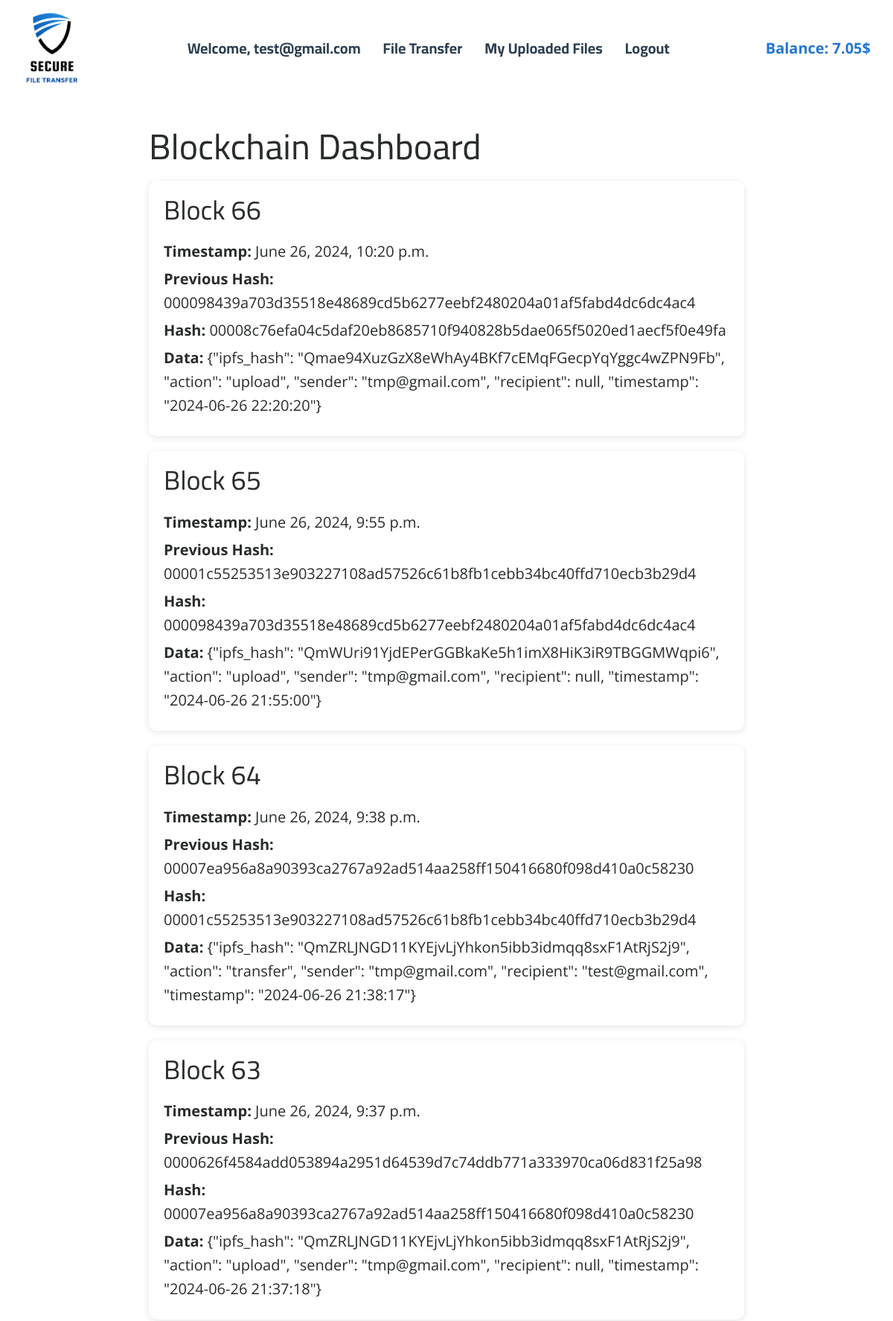
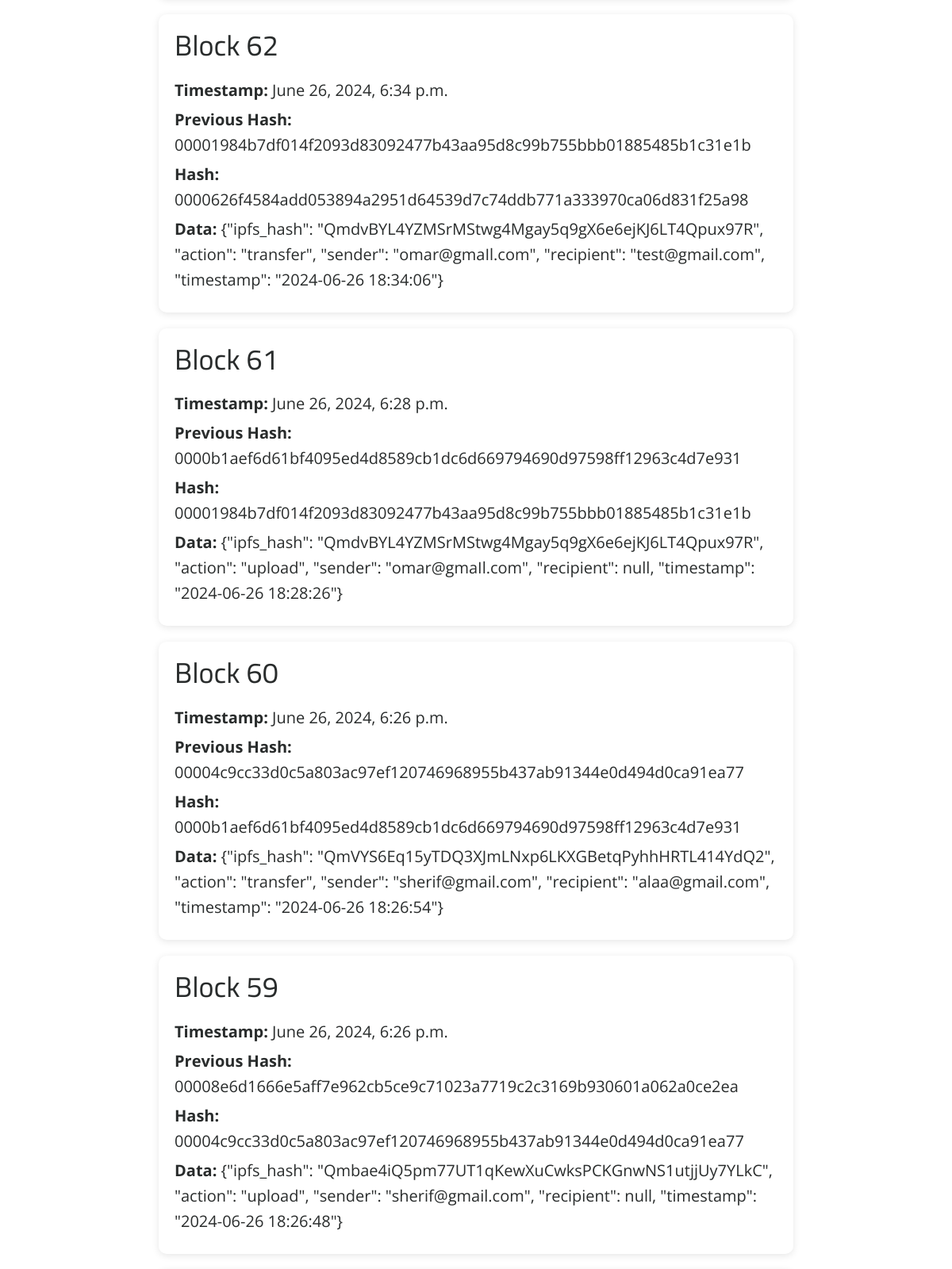
Page /dashboard/ (signed in, upper part) on the committed database (2 pictures, top to bottom).
### secure_file_transfer/models.py (models this page shows, shortened)
class User(models.Model):
    email = models.EmailField(unique=True)
    password = models.CharField(max_length=128)

class Wallet(models.Model):
    owner = models.OneToOneField(User, on_delete=models.CASCADE)
    balance = models.DecimalField(max_digits=10, decimal_places=2, default=0.00)

class Blockchain(models.Model):
    block_number = models.IntegerField()
    timestamp = models.DateTimeField(auto_now_add=True)
    previous_hash = models.CharField(max_length=64)
    hash = models.CharField(max_length=64)
    data = models.TextField()
    nonce = models.IntegerField(default=0)

### secure_file_transfer/decorators.py (the view)
    def wrapper(request, *args, **kwargs):
        if 'user_id' not in request.session:
            return redirect('/login')
        return view_func(request, *args, **kwargs)

### secure_file_transfer/views.py (called while the page is built)
@custom_login_required
def dashboard(request):
    user = User.objects.get(id=request.session['user_id'])
    wallet, created = Wallet.objects.get_or_create(owner=user)  # Ensure the user has a wallet
    blocks = Blockchain.objects.all().order_by('-block_number')
    return render(request, 'dashboard.html', {'blocks': blocks, 'wallet_balance': wallet.balance})

### templates/dashboard.html (shortened to what this page needs)
{% extends 'base.html' %}
{% block content %}
<section class="dashboard-section">
    <div class="container">
        <h1>Blockchain Dashboard</h1>
        <div class="blockchain-data">
            {% for block in blocks %}
                <div class="block">
                    <h2>Block {{ block.block_number }}</h2>
                    <p><strong>Timestamp:</strong> {{ block.timestamp }}</p>
                    <p><strong>Previous Hash:</strong> {{ block.previous_hash }}</p>
                    <p><strong>Hash:</strong> {{ block.hash }}</p>
                    <p><strong>Data:</strong> {{ block.data }}</p>
                </div>
            {% endfor %}
        </div>
    </div>
</section>
{% endblock %}

### templates/base.html (shortened to what this page needs)
<!DOCTYPE html>
<html lang="en" style="font-size: 16px;">
<head>
    {% load static %}
    <link rel="stylesheet" href="{% static 'css/nicepage.css' %}" media="screen">
    <link rel="stylesheet" href="{% static 'css/Home.css' %}" media="screen">
</head>
<body class="u-body u-xl-mode" data-path-to-root="./" data-include-products="false" data-lang="en">
<header class="u-clearfix u-header u-header" id="sec-d5ff">
    <div class="u-clearfix u-sheet u-sheet-1" style="display: flex; justify-content: space-between; align-items: center;">
        <a href="/" class="u-image u-logo u-image-1">
            <img src="{% static 'images/Secure.png' %}" class="u-logo-image u-logo-image-1" style="width: 80px;height: 110px;">
        </a>
        {% if request.session.user_email %}
            <span class="u-menu-link"><b>Welcome, {{ request.session.user_email }}</b></span>
            <a href="{% url 'file_transfer' %}" class="u-menu-link"><b>File Transfer</b></a>
            <a href="{% url 'files' %}" class="u-menu-link"><b>My Uploaded Files</b></a>
            <a href="{% url 'logout' %}" class="u-menu-link"><b>Logout</b></a>
            <span class="wallet-balance">Balance: {{ wallet_balance }}$</span>
        {% else %}
            <a href="{% url 'login' %}" class="u-menu-link"><b>Login</b></a>
            <a href="{% url 'register' %}" class="u-menu-link"><b>Register</b></a>
        {% endif %}
    </div>
</header>
<div class="main-content">
    {% block content %}
    {% endblock %}
</div>
</body>
</html>

### templates/base.html (style rules this page uses)
.u-menu-link { text-decoration: none; font-weight: normal; transition: color 0.3s, border-bottom 0.3s; position: relative; color: #2c3e50; font-family: 'Cairo', sans-serif; font-size: 1em; margin: 0 15px; }
.u-menu-link::after { content: ''; display: block; width: 0; height: 2px; background: #12adef; transition: width 0.3s; position: absolute; left: 50%; bottom: -5px; transform: translateX(-50%); }
h1, h2, h3, h4, h5, h6 { font-family: 'Cairo', sans-serif; }
body { font-size: 20px !important; font-family: 'Cairo', sans-serif; display: flex; flex-direction: column; min-height: 100vh; margin: 0; }
.u-header { background-color: white; color: #2c3e50; padding: 10px 0; }
.u-logo-image { width: 100%; }
.u-logo { width: 150px; margin-top: 0; }
.main-content { flex: 1; }
.wallet-balance { color: #2476d4; font-weight: bold; margin-left: 10%; }

### templates/dashboard.html (style rules this page uses)
.dashboard-section { padding: 20px; }
.container { max-width: 800px; margin: auto; }
.block { background-color: white; padding: 20px; margin-bottom: 20px; border-radius: 10px; box-shadow: 0 2px 10px rgba(0, 0, 0, 0.1); }
.block h2 { margin-top: 0; }
.block p { margin: 5px 0; }

### rows in the picture
User: session.user_email "test@gmail.com"
Wallet: balance "7.05"
Blockchain: block_number "66", timestamp "June 26, 2024, 10:20 p.m.", previous_hash "000098439a703d35518e48689cd5b6277eebf2480204a01af5fabd4dc6dc4ac4", hash "00008c76efa04c5daf20eb8685710f940828b5dae065f5020ed1aecf5f0e49fa", data "{\"ipfs_hash\": \"Qmae94XuzGzX8eWhAy4BKf7cEMqFGecpYqYggc4wZPN9Fb\", \"action\": \"upload\", \"sender\": \"tmp@gmail.com\", \"recipient\": null, \"timestamp\": \"2024-06-26 22:20:20\"}"
Blockchain: block_number "65", timestamp "June 26, 2024, 9:55 p.m.", previous_hash "00001c55253513e903227108ad57526c61b8fb1cebb34bc40ffd710ecb3b29d4", hash "000098439a703d35518e48689cd5b6277eebf2480204a01af5fabd4dc6dc4ac4", data "{\"ipfs_hash\": \"QmWUri91YjdEPerGGBkaKe5h1imX8HiK3iR9TBGGMWqpi6\", \"action\": \"upload\", \"sender\": \"tmp@gmail.com\", \"recipient\": null, \"timestamp\": \"2024-06-26 21:55:00\"}"
Blockchain: block_number "64", timestamp "June 26, 2024, 9:38 p.m.", previous_hash "00007ea956a8a90393ca2767a92ad514aa258ff150416680f098d410a0c58230", hash "00001c55253513e903227108ad57526c61b8fb1cebb34bc40ffd710ecb3b29d4", data "{\"ipfs_hash\": \"QmZRLJNGD11KYEjvLjYhkon5ibb3idmqq8sxF1AtRjS2j9\", \"action\": \"transfer\", \"sender\": \"tmp@gmail.com\", \"recipient\": \"test@gmail.com\", \"timestamp\": \"2024-06-26 21:38:17\"}"
Blockchain: block_number "63", timestamp "June 26, 2024, 9:37 p.m.", previous_hash "0000626f4584add053894a2951d64539d7c74ddb771a333970ca06d831f25a98", hash "00007ea956a8a90393ca2767a92ad514aa258ff150416680f098d410a0c58230", data "{\"ipfs_hash\": \"QmZRLJNGD11KYEjvLjYhkon5ibb3idmqq8sxF1AtRjS2j9\", \"action\": \"upload\", \"sender\": \"tmp@gmail.com\", \"recipient\": null, \"timestamp\": \"2024-06-26 21:37:18\"}"
Blockchain: block_number "62", timestamp "June 26, 2024, 6:34 p.m.", previous_hash "00001984b7df014f2093d83092477b43aa95d8c99b755bbb01885485b1c31e1b", hash "0000626f4584add053894a2951d64539d7c74ddb771a333970ca06d831f25a98", data "{\"ipfs_hash\": \"QmdvBYL4YZMSrMStwg4Mgay5q9gX6e6ejKJ6LT4Qpux97R\", \"action\": \"transfer\", \"sender\": \"omar@gmaIl.com\", \"recipient\": \"test@gmail.com\", \"timestamp\": \"2024-06-26 18:34:06\"}"
Blockchain: block_number "61", timestamp "June 26, 2024, 6:28 p.m.", previous_hash "0000b1aef6d61bf4095ed4d8589cb1dc6d669794690d97598ff12963c4d7e931", hash "00001984b7df014f2093d83092477b43aa95d8c99b755bbb01885485b1c31e1b", data "{\"ipfs_hash\": \"QmdvBYL4YZMSrMStwg4Mgay5q9gX6e6ejKJ6LT4Qpux97R\", \"action\": \"upload\", \"sender\": \"omar@gmaIl.com\", \"recipient\": null, \"timestamp\": \"2024-06-26 18:28:26\"}"
Blockchain: block_number "60", timestamp "June 26, 2024, 6:26 p.m.", previous_hash "00004c9cc33d0c5a803ac97ef120746968955b437ab91344e0d494d0ca91ea77", hash "0000b1aef6d61bf4095ed4d8589cb1dc6d669794690d97598ff12963c4d7e931", data "{\"ipfs_hash\": \"QmVYS6Eq15yTDQ3XJmLNxp6LKXGBetqPyhhHRTL414YdQ2\", \"action\": \"transfer\", \"sender\": \"sherif@gmail.com\", \"recipient\": \"alaa@gmail.com\", \"timestamp\": \"2024-06-26 18:26:54\"}"
Blockchain: block_number "59", timestamp "June 26, 2024, 6:26 p.m.", previous_hash "00008e6d1666e5aff7e962cb5ce9c71023a7719c2c3169b930601a062a0ce2ea", hash "00004c9cc33d0c5a803ac97ef120746968955b437ab91344e0d494d0ca91ea77", data "{\"ipfs_hash\": \"Qmbae4iQ5pm77UT1qKewXuCwksPCKGnwNS1utjjUy7YLkC\", \"action\": \"upload\", \"sender\": \"sherif@gmail.com\", \"recipient\": null, \"timestamp\": \"2024-06-26 18:26:48\"}"
